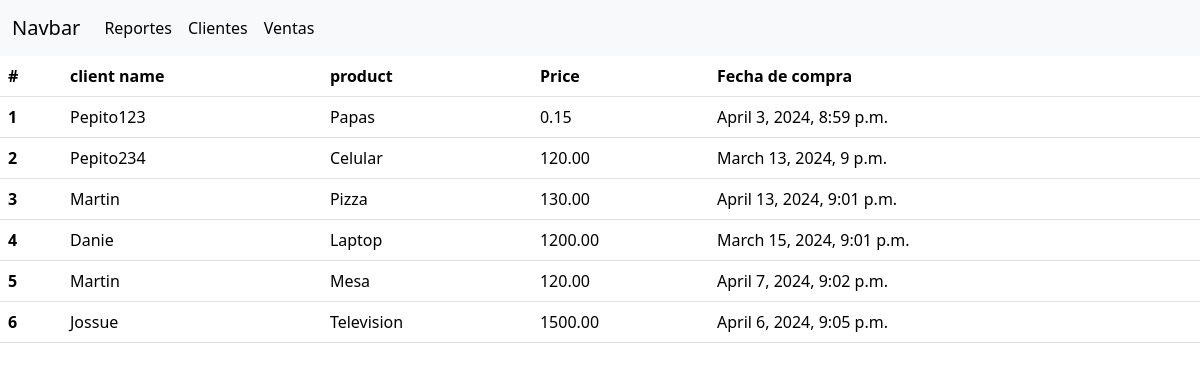
Page /sales/ on the committed database.
### core/models.py (models this page shows)
class Sale(models.Model):
    client = models.ForeignKey(Client, on_delete=models.CASCADE)
    product = models.CharField(max_length=100)
    price = models.DecimalField(max_digits=10, decimal_places=2)
    creatin_date = models.DateTimeField(auto_now_add=False)

class Client(models.Model):
    name = models.CharField(max_length=100)

### core/views.py (the view)
# urls.py: path('sales/', views.sales, name='sales'),
def sales(request):
    return render(request, 'sales.html', {
        'sales': Sale.objects.all()
    })

### core/templates/sales.html
{% extends 'layout.html' %}
{% load static %}
{% block body %}
<table class="table">
    <thead>
        <tr>
            <th scope="col">#</th>
            <th scope="col">client name</th>
            <th scope="col">product</th>
            <th scope="col">Price</th>
            <th scope="col">Fecha de compra</th>
        </tr>
    </thead>
    <tbody>
        {% for sale in sales %}
            <tr>
                <th>{{ sale.id }}</th>
                <td>{{ sale.client.name }}</td>
                <td>{{ sale.product }}</td>
                <td>{{ sale.price }}</td>
                <td>{{ sale.creatin_date }}</td>
            </tr>
        {% endfor %}
    </tbody>
</table>
{% endblock %}

### rows in the picture
Sale: id "1", client.name "Pepito123", product "Papas", price "0.15", creatin_date "April 3, 2024, 8:59 p.m."
Sale: id "2", client.name "Pepito234", product "Celular", price "120.00", creatin_date "March 13, 2024, 9 p.m."
Sale: id "3", client.name "Martin", product "Pizza", price "130.00", creatin_date "April 13, 2024, 9:01 p.m."
Sale: id "4", client.name "Danie", product "Laptop", price "1200.00", creatin_date "March 15, 2024, 9:01 p.m."
Sale: id "5", client.name "Martin", product "Mesa", price "120.00", creatin_date "April 7, 2024, 9:02 p.m."
Sale: id "6", client.name "Jossue", product "Television", price "1500.00", creatin_date "April 6, 2024, 9:05 p.m."
